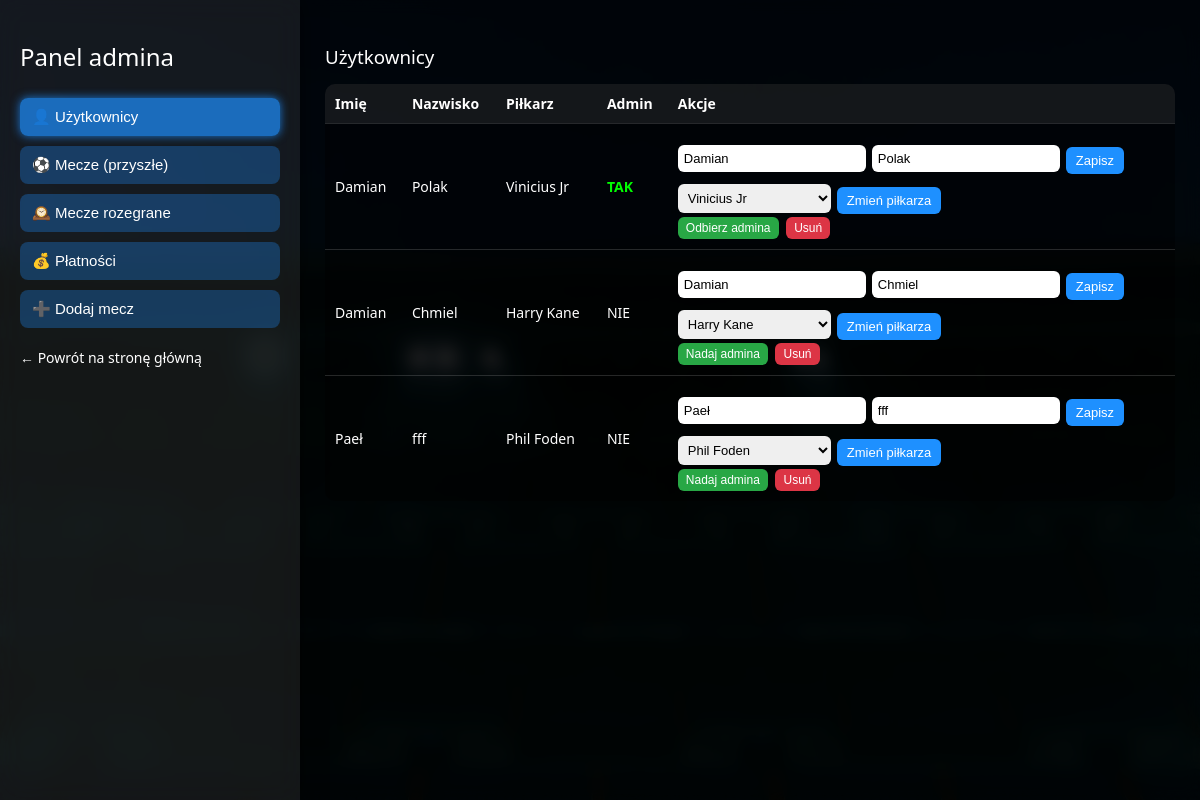
Page /admin (signed in) on the earlier database version.
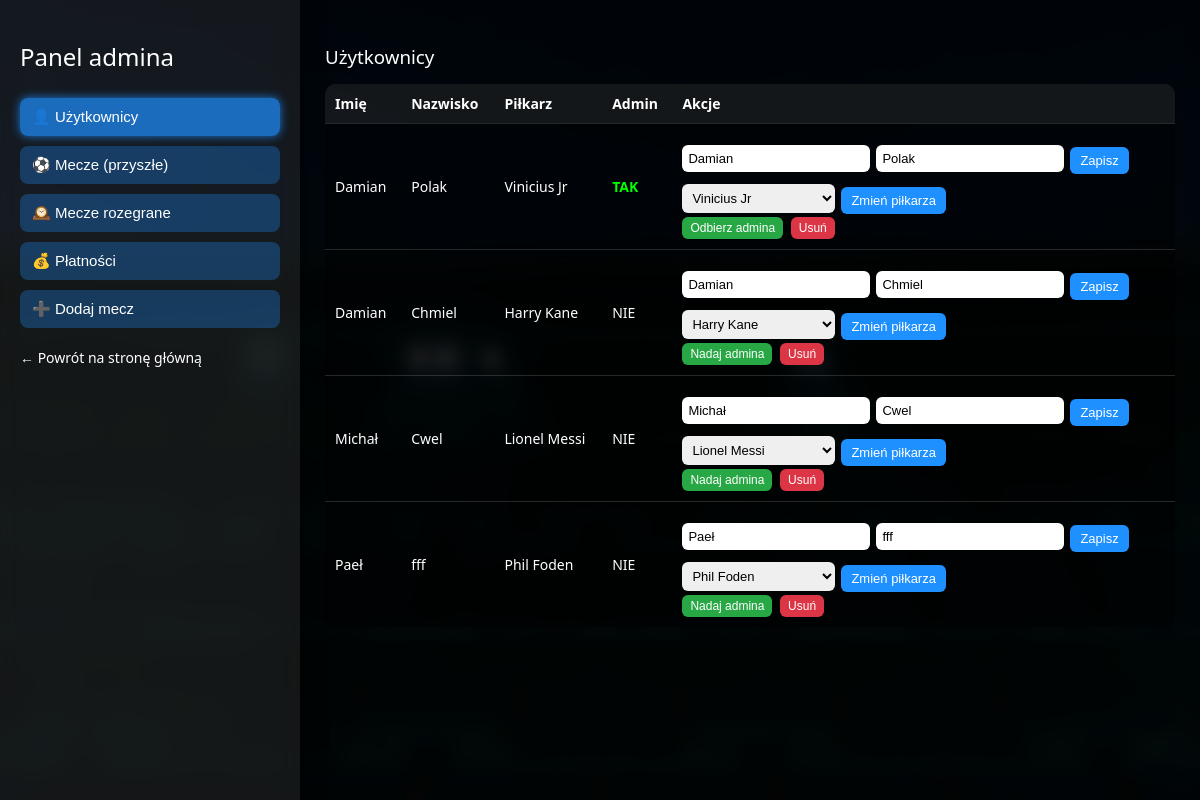
Same page on the later database version.
### tables this page shows
CREATE TABLE users (
            id INTEGER PRIMARY KEY AUTOINCREMENT,
            first_name TEXT NOT NULL,
            last_name TEXT NOT NULL,
            player_alias TEXT UNIQUE NOT NULL,
            is_admin INTEGER DEFAULT 0
        );

### app.py (the view)
@app.route("/admin")
def admin_panel():
    if "user_id" not in session:
        return redirect("/login")
    if session.get("is_admin") != 1:
        return "Brak dostępu"
    conn = get_db()
    users = conn.execute(
        "SELECT id, first_name, last_name, player_alias, is_admin FROM users ORDER BY first_name"
    ).fetchall()
    used_aliases_rows = conn.execute("SELECT player_alias FROM users").fetchall()
    used_aliases = {row["player_alias"] for row in used_aliases_rows}
    available_players = [p for p in ALL_PLAYERS]
    upcoming_matches = conn.execute(
        "SELECT * FROM matches WHERE match_date >= date('now') AND played = 0 ORDER BY match_date, match_time"
    ).fetchall()
    past_not_confirmed = conn.execute(
        "SELECT * FROM matches WHERE match_date < date('now') AND played = 0 ORDER BY match_date DESC, match_time DESC"
    ).fetchall()
    played_matches = conn.execute(
        "SELECT * FROM matches WHERE played = 1 ORDER BY match_date DESC, match_time DESC"
    ).fetchall()
    all_matches = conn.execute(
        "SELECT * FROM matches ORDER BY match_date DESC, match_time DESC"
    ).fetchall()
    signups = conn.execute("""
        SELECT ms.match_id, ms.user_id, ms.paid,
               u.first_name, u.last_name, u.player_alias
        FROM match_signups ms
        JOIN users u ON u.id = ms.user_id
        ORDER BY u.first_name
    """).fetchall()
    conn.close()
    return render_template(
        "admin.html",
        users=users,
        available_players=available_players,
        upcoming_matches=upcoming_matches,
        past_matches=past_not_confirmed,
        played_matches=played_matches,
        all_matches=all_matches,
        signups=signups
    )

### app.py (called while the page is built)
def get_db():
    conn = sqlite3.connect("database.db")
    conn.row_factory = sqlite3.Row
    return conn

### templates/admin.html (shortened to what this page needs)
<!DOCTYPE html>
<html lang="pl">
<head>
</head>
<body>
<div class="overlay"></div>
<div class="layout">
    <div class="sidebar">
        <h2>Panel admina</h2>
        <button id="btn-users" class="nav-btn" onclick="showSection('users')">👤 Użytkownicy</button>
        <button id="btn-upcoming" class="nav-btn" onclick="showSection('upcoming')">⚽ Mecze (przyszłe)</button>
        <button id="btn-past" class="nav-btn" onclick="showSection('past')">🕰️ Mecze rozegrane</button>
        <button id="btn-payments" class="nav-btn" onclick="showSection('payments')">💰 Płatności</button>
        <button id="btn-addmatch" class="nav-btn" onclick="showSection('addmatch')">➕ Dodaj mecz</button>
        <a href="/">← Powrót na stronę główną</a>
    </div>
    <div class="content">
        <div id="users" class="section">
            <h3>Użytkownicy</h3>
            <table>
                <tr>
                    <th>Imię</th>
                    <th>Nazwisko</th>
                    <th>Piłkarz</th>
                    <th>Admin</th>
                    <th>Akcje</th>
                </tr>
                {% for u in users %}
                <tr>
                    <td>{{ u.first_name }}</td>
                    <td>{{ u.last_name }}</td>
                    <td>{{ u.player_alias }}</td>
                    <td>
                        {% if u.is_admin == 1 %}
                        <span class="badge-admin">TAK</span>
                        {% else %}
                        NIE
                        {% endif %}
                    </td>
                    <td>
                        <form action="/admin/user/edit/{{ u.id }}" method="POST" class="form-inline">
                            <input type="text" name="first_name" value="{{ u.first_name }}" placeholder="Imię">
                            <input type="text" name="last_name" value="{{ u.last_name }}" placeholder="Nazwisko">
                            <button type="submit" class="btn-small btn-edit">Zapisz</button>
                        </form>
                        <form action="/admin/user/change_player/{{ u.id }}" method="POST" class="form-inline">
                            <select name="player_alias">
                                <option value="{{ u.player_alias }}">{{ u.player_alias }}</option>
                            </select>
                            <button type="submit" class="btn-small btn-toggle">Zmień piłkarza</button>
                        </form>
                        <form action="/admin/user/toggle_admin/{{ u.id }}" method="POST" style="display:inline;">
                            <button type="submit" class="btn-small btn-green">
                                {% if u.is_admin == 1 %}Odbierz admina{% else %}Nadaj admina{% endif %}
                            </button>
                        </form>
                        <form action="/delete_user/{{ u.id }}" method="POST" style="display:inline;">
                            <button type="submit" class="btn-small btn-delete">Usuń</button>
                        </form>
                    </td>
                </tr>
                {% endfor %}
            </table>
        </div>
    </div>
</div>
</body>
</html>

Differences in the rows shown:
added users: first_name "Michał", last_name "Cwel", player_alias "Lionel Messi", is_admin "NIE"
